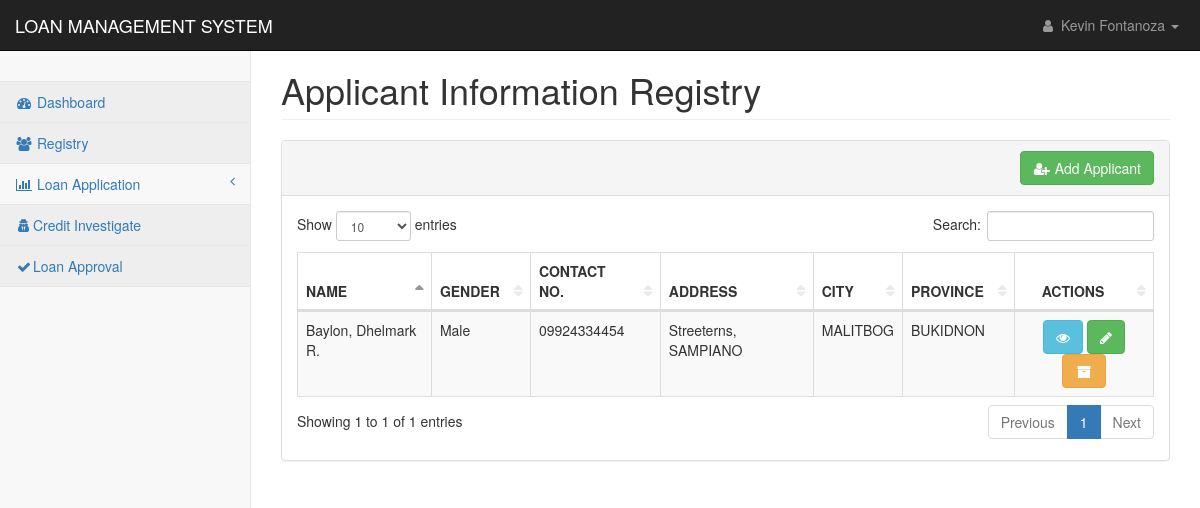
The page /pages/registry_applicant.php (signed in) on the database as committed earlier.
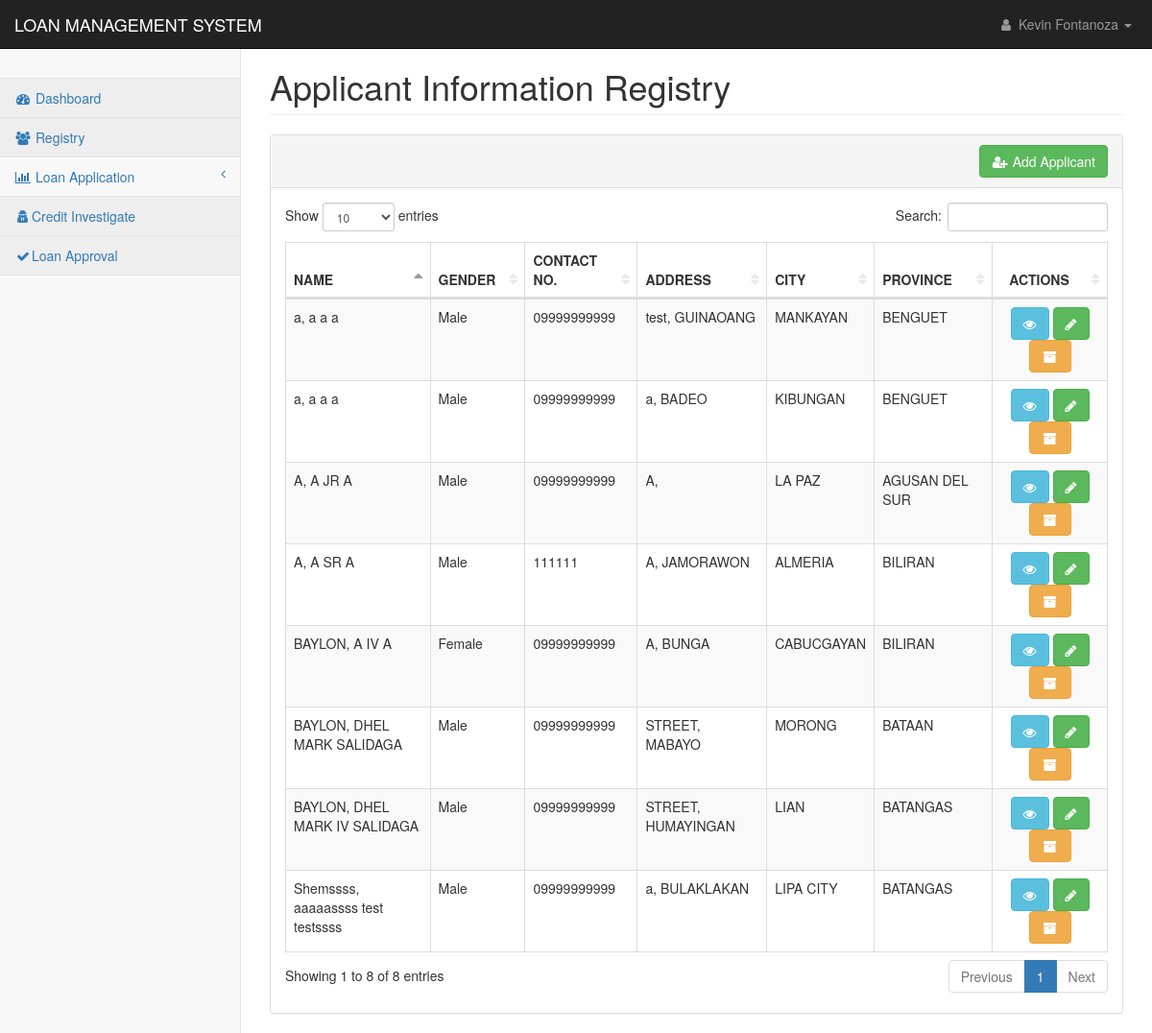
The same page on the database as committed later.
### tables this page shows
CREATE TABLE `applicants_personal` (
  `applicant_id` int(11) NOT NULL,
  `applicant_code` text NOT NULL,
  `firstname` text NOT NULL,
  `middlename` text NOT NULL,
  `lastname` text NOT NULL,
  `suffix` text NOT NULL,
  `nickname` text NOT NULL,
  `age` text NOT NULL,
  `gender` text NOT NULL,
  `contact1` text NOT NULL,
  `mstatus` text NOT NULL,
  `dob1` date NOT NULL,
  `pob1` text NOT NULL,
  `block1` text NOT NULL,
  `street1` text NOT NULL,
  `phase1` text NOT NULL,
  `brgy1` text NOT NULL,
  `city1` text NOT NULL,
  `province1` text NOT NULL,
  `map_url` text NOT NULL,
  `residence1` text NOT NULL,
  `lwith1` text NOT NULL,
  `block2` text NOT NULL,
  `street2` text NOT NULL,
  `phase2` text NOT NULL,
  `brgy2` text NOT NULL,
  `city2` text NOT NULL,
  `province2` text NOT NULL,
  `residence2` text NOT NULL,
  `lwith2` text NOT NULL,
  `mothername` text NOT NULL,
  `mothercon` text NOT NULL,
  `fathername` text NOT NULL,
  `fathercon` text NOT NULL,
  `file` text NOT NULL,
  `date_encoded` date NOT NULL
);

### config/conn.php (called while the page is built, shortened)
<?php
class DatabaseConnection
{
    public function connect()
    {
        $conn = new mysqli(DB_HOST,DB_USER,DB_PASSWORD,DB_DATABASE);
        return $this->conn = $conn;
    }
}
?>

### controller/reg_app.php (called while the page is built, shortened)
<?php
require_once('../config/conn.php');
class Registry extends DatabaseConnection {
    function display($table){
        $sql = "SELECT * FROM $table";
        $result = mysqli_query($this->connect(), $sql);
        return $result;
    }
    }
?>

### pages/registry_applicant.php (the view, shortened to what this page needs)
<?php
include('../config/conn.php');
include('../controller/reg_app.php');
if($_SESSION['user_id']){
?>
<!DOCTYPE html>
<html lang="en">
<head>
    <link href="../css/bootstrap.min.css" rel="stylesheet">
    <link href="../css/metisMenu.min.css" rel="stylesheet">
    <link href="../css/dataTables/dataTables.bootstrap.css" rel="stylesheet">
    <link href="../css/dataTables/dataTables.responsive.css" rel="stylesheet">
    <link href="../css/startmin.css" rel="stylesheet">
    <link href="../css/font-awesome.min.css" rel="stylesheet" type="text/css">
</head>
<body>
    <div id="wrapper">
        <?php include('nav.php');?>
        <div id="page-wrapper">
            <div class="container-fluid">
                <div class="row">
                    <div class="col-lg-12">
                        <h1 class="page-header">Applicant Information Registry</h1>
                    </div>
                </div>
                <div class="row">
                    <div class="col-lg-12">
                        <div class="panel panel-default">
                            <div class="panel-heading" align="right">
                                <a href="registry_application.php">
                                    <button type="button" class="btn btn-success">
                                        <i class="fa fa-fw" aria-hidden="true" title="Copy to use user-plus">&#xf234</i>
                                        Add Applicant
                                    </button>
                                </a>
                            </div>
                            <div class="panel-body">
                                <div class="table-responsive">
                                    <table class="table table-striped table-bordered table-hover"
                                        id="dataTables-example">
                                        <thead>
                                            <tr>
                                                <th>NAME</th>
                                                <th>GENDER</th>
                                                <th>CONTACT NO.</th>
                                                <th>ADDRESS</th>
                                                <th>CITY</th>
                                                <th>PROVINCE</th>
                                                <th class="text-center">ACTIONS</th>
                                            </tr>
                                        </thead>
                                        <tbody>
                                            <?php
                                                $applicant = new Registry();
                                                $result = $applicant->display("applicants_personal");
                                                foreach($result as $display){
                                            ?>
                                            <tr class="even gradeC">
                                                <td><?php echo $display['lastname'].', '.$display['firstname'].' '.$display['suffix'].' '.$display['middlename'];?>
                                                </td>
                                                <td><?php echo $display['gender'];?></td>
                                                <td><?php echo $display['contact1'];?></td>
                                                <td><?php echo $display['street1'].', '.$display['brgy1'];?></td>
                                                <td><?php echo $display['city1'];?></td>
                                                <td><?php echo $display['province1'];?></td>
                                                <td style="text-align:center">
                                                    <div class="tooltip-demo">
                                                        <a
                                                            href="registry_applicant_view.php?id=<?php echo $display['applicant_code'];?>">
                                                            <button type="button" class="btn btn-info"
                                                                data-toggle="tooltip" data-placement="top" title="View">
                                                                <i class="fa fa-eye" aria-hidden="true"></i>
                                                            </button>
                                                        </a>
                                                        <a
                                                            href="registry_applicant_update.php?id=<?php echo $display['applicant_code'];?>">
                                                            <button type="button" class="btn btn-success"
                                                                data-toggle="tooltip" data-placement="top" title="Edit">
                                                                <i class="fa fa-pencil" aria-hidden="true"></i>
                                                            </button>
                                                        </a>
                                                            <button data-target="#modal-<?= $display['applicant_code'] ?>" type="button" class="btn btn-warning"
                                                                data-toggle="modal" data-placement="top" title="Archive">
                                                                <i class="fa fa-fw" aria-hidden="true" title="Copy to use archive">&#xf187</i>
                                                            </button>
                                                </td>
                                            </tr>
                                            <?php
                                                }
                                            ?>
                                        </tbody>
                                    </table>
                                </div>
                            </div>
                        </div>
                    </div>
                </div>
            </div>
        </div>
    </div>
</body>
</html>
<?php
}else{
    header('location: index.php');
}
?>

### pages/nav.php (shortened to what this page needs)
<nav class="navbar navbar-inverse navbar-fixed-top" role="navigation">
                <div class="navbar-header">
                    <a class="navbar-brand" href="index.html">LOAN MANAGEMENT SYSTEM</a>
                </div>
                <ul class="nav navbar-right navbar-top-links">
                    <li class="dropdown">
                        <a class="dropdown-toggle" data-toggle="dropdown" href="#">
                            <i class="fa fa-user fa-fw"></i> <?php echo $_SESSION['name'];?> <b class="caret"></b>
                        </a>
                    </li>
                </ul>
                <div class="navbar-default sidebar" role="navigation">
                    <div class="sidebar-nav navbar-collapse">
                        <ul class="nav" id="side-menu">
                            <li class="sidebar-search">
                            </li>
                            <li>
                                <a href="index.php" class="active"><i class="fa fa-dashboard fa-fw"></i> Dashboard</a>
                            </li>
                            <li>
                                <a href="registry_applicant.php"><i class="fa fa-users fa-fw"></i> Registry</a>
                            </li>
                            <li>
                                <a href="#"><i class="fa fa-bar-chart fa-fw"></i> Loan Application<span class="fa arrow"></span></a>
                            </li>
                            <li>
                                <a href="loan_credit_investigation.php" class="active"><i class="fa fa-user-secret fa-fw"></i>Credit Investigate</a>
                            </li>
                                <li>
                                <a href="loan_approval.php" class="active"><i class="fa fa-check fa-fw"></i>Loan Approval</a>
                                </li>
                        </ul>
                    </div>
                </div>
            </nav>

### css/startmin.css (style rules this page uses)
body { background-color: #f8f8f8; }
#wrapper { width: 100%; }
#page-wrapper { padding-top: 30px; min-height: 568px; background-color: #fff; }
@media (min-width:768px) { #page-wrapper { position: inherit; margin-left: 250px; padding: 30px 15px 0 15px; border-left: 1px solid #e7e7e7; } }
.navbar-header { float: left; }
.navbar-right { text-align: right; }
.navbar-top-links { margin: 0; }
.navbar-top-links li { display: inline-block; }
.navbar-top-links li:last-child { margin-right: 6px; }
.navbar-top-links li a { padding: 15px; min-height: 50px; }
.navbar-top-links>li>a { color: #999; }
.sidebar .sidebar-nav.navbar-collapse { padding-right: 0; padding-left: 0; }
.sidebar .sidebar-search { padding: 15px; }
.sidebar ul li { border-bottom: 1px solid #e7e7e7; }
.sidebar ul li a.active { background-color: #eee; }
.sidebar .arrow { float: right; }
.sidebar .fa.arrow:before { content: "\f104"; }
@media (min-width:768px) { .sidebar { z-index: 1; position: absolute; width: 250px; margin-top: 51px; } }
table.dataTable thead .sorting, table.dataTable thead .sorting_asc, table.dataTable thead .sorting_desc, table.dataTable thead .sorting_asc_disabled, table.dataTable thead .sorting_desc_disabled { background: 0 0; }
table.dataTable thead .sorting_asc:after { content: "\f0de"; float: right; font-family: fontawesome; }
table.dataTable thead .sorting:after { content: "\f0dc"; float: right; font-family: fontawesome; color: rgba(50,50,50,.5); }

Rows that differ between the two databases and show on the page:
removed applicants_personal: lastname "Baylon", firstname "Dhelmark", middlename "R.", gender "Male", contact1 "09924334454", street1 "Streeterns", brgy1 "SAMPIANO", city1 "MALITBOG", province1 "BUKIDNON"
added applicants_personal: lastname "Shemssss", firstname "aaaaassss", suffix "test", middlename "testssss", gender "Male", contact1 "09999999999", street1 "a", brgy1 "BULAKLAKAN", city1 "LIPA CITY", province1 "BATANGAS"
added applicants_personal: lastname "a", firstname "a", suffix "a", middlename "a", gender "Male", contact1 "09999999999", street1 "test", brgy1 "GUINAOANG", city1 "MANKAYAN", province1 "BENGUET"
added applicants_personal: lastname "a", firstname "a", suffix "a", middlename "a", gender "Male", contact1 "09999999999", street1 "a", brgy1 "BADEO", city1 "KIBUNGAN", province1 "BENGUET"
added applicants_personal: lastname "A", firstname "A", suffix "JR", middlename "A", gender "Male", contact1 "09999999999", street1 "A", city1 "LA PAZ", province1 "AGUSAN DEL SUR"
added applicants_personal: lastname "BAYLON", firstname "A", suffix "IV", middlename "A", gender "Female", contact1 "09999999999", street1 "A", brgy1 "BUNGA", city1 "CABUCGAYAN", province1 "BILIRAN"
added applicants_personal: lastname "A", firstname "A", suffix "SR", middlename "A", gender "Male", contact1 "111111", street1 "A", brgy1 "JAMORAWON", city1 "ALMERIA", province1 "BILIRAN"
added applicants_personal: lastname "BAYLON", firstname "DHEL MARK", suffix "IV", middlename "SALIDAGA", gender "Male", contact1 "09999999999", street1 "STREET", brgy1 "HUMAYINGAN", city1 "LIAN", province1 "BATANGAS"
added applicants_personal: lastname "BAYLON", firstname "DHEL MARK", middlename "SALIDAGA", gender "Male", contact1 "09999999999", street1 "STREET", brgy1 "MABAYO", city1 "MORONG", province1 "BATAAN"
Other text that changed with them:
text written by a page script: "Show entries Search: Showing 1 to 1 of 1 entries Previous 1 Next" → "Show entries Search: Showing 1 to 8 of 8 entries Previous 1 Next"
